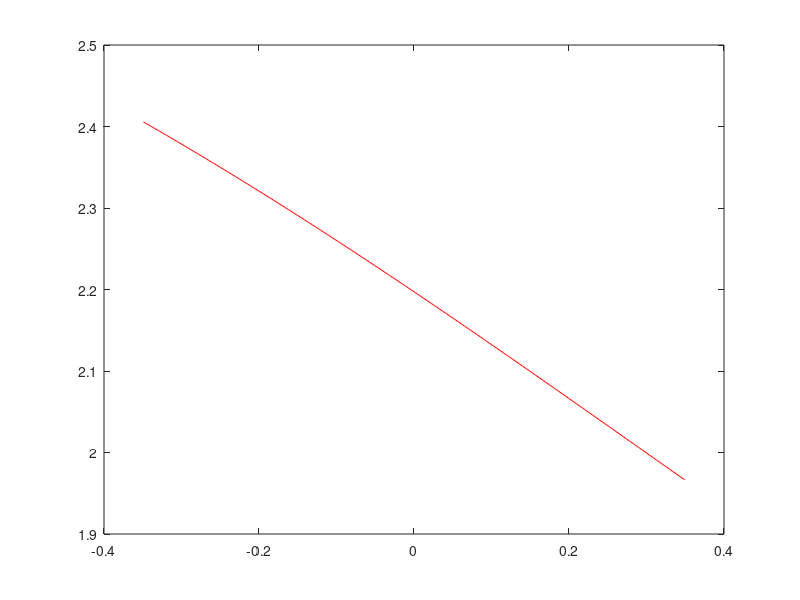

Source code (MATLAB):
b = 20;
l = 200;
d = 150;
ks = 0.433;
g = 9.81;
m = 0.045;
M = 0.179;                                                                                                                                                                                                                                                    
mg = (m+M)*g;

theta_lim = 20*pi/180;
d_theta = 0.1*pi/180;
theta = [-theta_lim:d_theta:theta_lim];

ls = sqrt(b^2+l^2-2*b*l*sin(theta));
h = b*l*cos(theta)./ls;
fs = ks*(ls-d);
ts = fs.*h;

fm = b*ks.*(ls-d)./ls;
ls0 = sqrt(b^2+l^2);
ks0 = mg*ls0/(b*(ls0-d));

plot(theta,fm,'r')